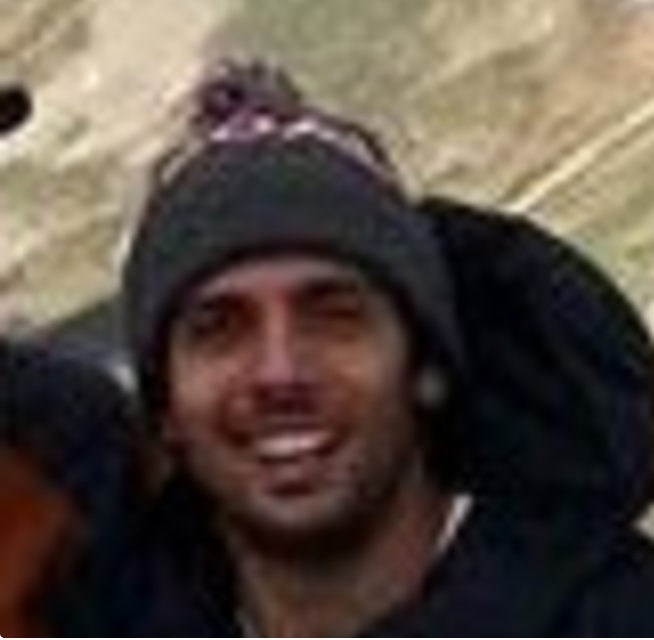
#> input picture Eric.png, 654 x 640 px
$ python -i animation.py   (imports and definitions only)
#> lines starting #> are read from the running program, lines starting #| are printed output that depends on the picture
import matplotlib.pyplot as plt
import matplotlib.animation as animation
import time

def get_labels():
    file = open('labels.txt','r').read()
    list_names = file.split('\n')
    names = []

    for name in list_names:
        name = name.strip('@')
        names.append(name)

    return names

def animate(i):

    names= get_labels()

    pullData = open("position_1.txt","r").read()
    dataArray = pullData.split('\n')
    x_position_1 = []
    y_position_1 = []
    for eachLine in dataArray:
        if len(eachLine)>1:
            x,y = eachLine.split(',')
            x_position_1.append(int(x))
            y_position_1.append(int(y))


    pullData = open("position_2.txt","r").read()
    dataArray = pullData.split('\n')
    x_position_2 = []
    y_position_2 = []
    for eachLine in dataArray:
        if len(eachLine)>1:
            x,y = eachLine.split(',')
            x_position_2.append(int(x))
            y_position_2.append(int(y))

    pullData = open("position_3.txt","r").read()
    dataArray = pullData.split('\n')
    x_position_3 = []
    y_position_3 = []
    for eachLine in dataArray:
        if len(eachLine)>1:
            x,y = eachLine.split(',')
            x_position_3.append(int(x))
            y_position_3.append(int(y))

    pullData = open("position_4.txt","r").read()
    dataArray = pullData.split('\n')
    x_position_4 = []
    y_position_4 = []
    for eachLine in dataArray:
        if len(eachLine)>1:
            x,y = eachLine.split(',')
            x_position_4.append(int(x))
            y_position_4.append(int(y))

    pullData = open("position_5.txt","r").read()
    dataArray = pullData.split('\n')
    x_position_5 = []
    y_position_5 = []
    for eachLine in dataArray:
        if len(eachLine)>1:
            x,y = eachLine.split(',')
            x_position_5.append(int(x))
            y_position_5.append(int(y))

    ax1.clear()

    ax1.plot(x_position_1,y_position_1,label=names[0])
    ax1.plot(x_position_2,y_position_2,label=names[1])
    ax1.plot(x_position_3,y_position_3,label=names[2])
    ax1.plot(x_position_4,y_position_4,label=names[3])
    ax1.plot(x_position_5,y_position_5,label=names[4])
    plt.legend(bbox_to_anchor=(0.2, 1), loc=2, borderaxespad=1)
    plt.xlabel('Time in Seconds',fontsize=16)
    plt.ylabel('# of Tweet Mentions / 20k ',fontsize=16)
    plt.title('A Tale of Twitter Mentions',fontsize=20,fontweight='bold')

names=[]
fig = plt.figure()
ax1 = fig.add_subplot(1,1,1)

ani = animation.FuncAnimation(fig, animate,interval=1000)


# [1 line not run here, left out]

>>> import cv2
>>> picture = cv2.imread('../Eric.png', cv2.IMREAD_GRAYSCALE)
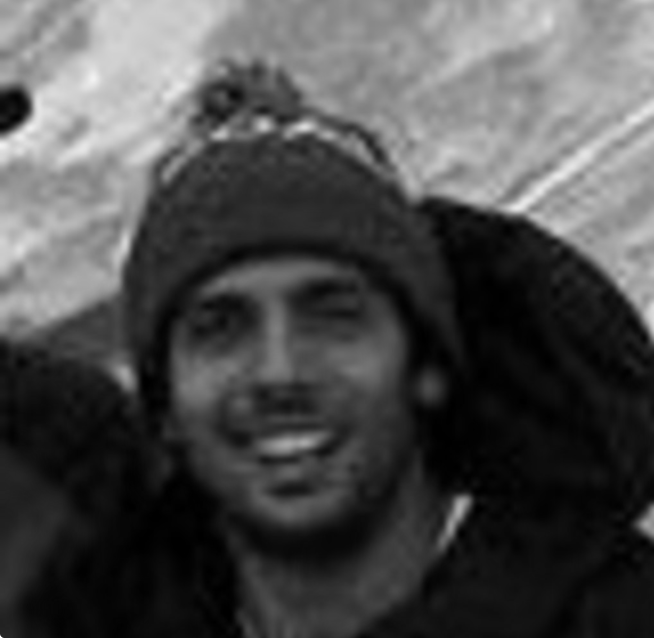
#> picture: shape (640, 654); min 0, max 255, mean 76.2
#> (the run stopped early here; a loop or call above may not have finished)

$ run again, on Kellen.png
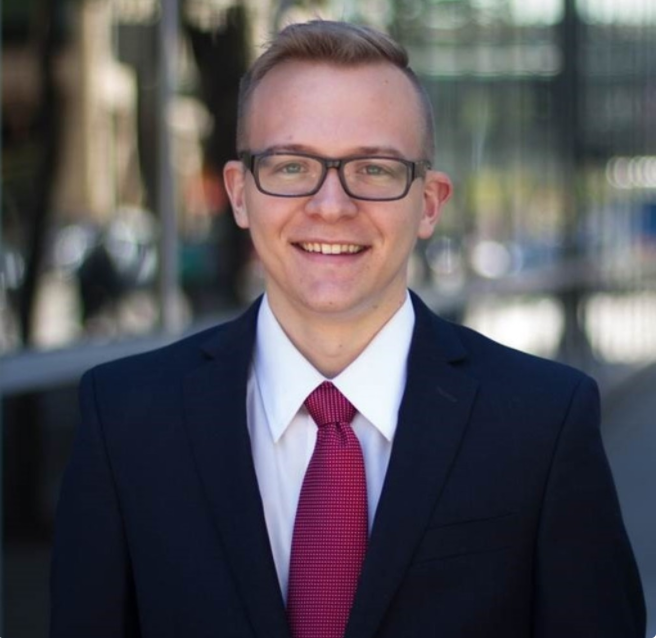
#> input picture Kellen.png, 660 x 638 px
#> `picture = cv2.imread('../Eric.png', cv2.IMREAD_GRAYSCALE)`:
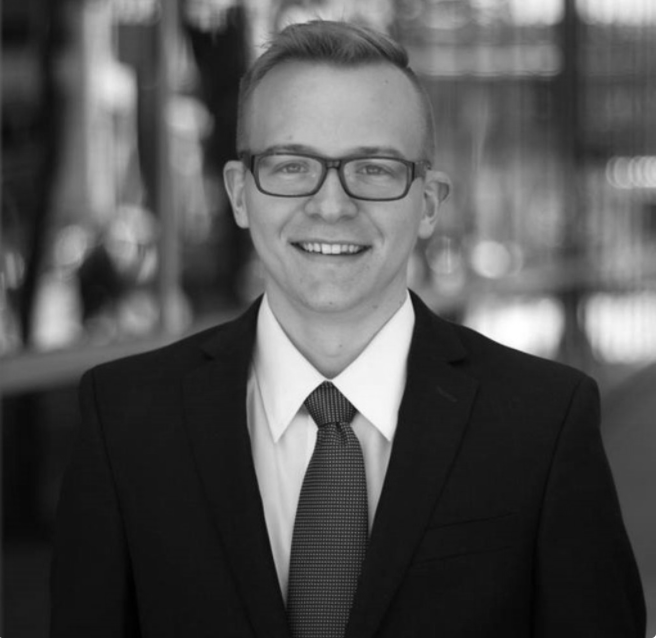
#> picture: shape (638, 660); min 0, max 255, mean 83.3
